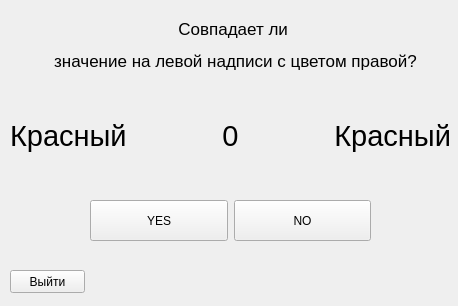
<?xml version="1.0" encoding="UTF-8"?>
<ui version="4.0">
 <class>ColorQuest</class>
 <widget class="QWidget" name="ColorQuest">
  <property name="geometry">
   <rect>
    <x>0</x>
    <y>0</y>
    <width>458</width>
    <height>306</height>
   </rect>
  </property>
  <property name="windowTitle">
   <string>Form</string>
  </property>
  <widget class="QLabel" name="label">
   <property name="geometry">
    <rect>
     <x>50</x>
     <y>10</y>
     <width>371</width>
     <height>71</height>
    </rect>
   </property>
   <property name="font">
    <font>
     <pointsize>13</pointsize>
    </font>
   </property>
   <property name="text">
    <string>&lt;html&gt;&lt;head/&gt;&lt;body&gt;&lt;p align=&quot;center&quot;&gt;Совпадает ли &lt;/p&gt;&lt;p align=&quot;center&quot;&gt;значение на левой надписи с цветом правой?&lt;/p&gt;&lt;/body&gt;&lt;/html&gt;</string>
   </property>
  </widget>
  <widget class="QWidget" name="layoutWidget">
   <property name="geometry">
    <rect>
     <x>10</x>
     <y>100</y>
     <width>441</width>
     <height>71</height>
    </rect>
   </property>
   <layout class="QHBoxLayout" name="horizontalLayout">
    <item>
     <widget class="QLabel" name="left">
      <property name="font">
       <font>
        <pointsize>22</pointsize>
       </font>
      </property>
      <property name="text">
       <string>Красный</string>
      </property>
     </widget>
    </item>
    <item>
     <widget class="QLabel" name="res">
      <property name="font">
       <font>
        <pointsize>22</pointsize>
       </font>
      </property>
      <property name="text">
       <string>0</string>
      </property>
      <property name="alignment">
       <set>Qt::AlignCenter</set>
      </property>
     </widget>
    </item>
    <item>
     <widget class="QLabel" name="right">
      <property name="font">
       <font>
        <pointsize>22</pointsize>
       </font>
      </property>
      <property name="text">
       <string>Красный</string>
      </property>
      <property name="alignment">
       <set>Qt::AlignRight|Qt::AlignTrailing|Qt::AlignVCenter</set>
      </property>
     </widget>
    </item>
   </layout>
  </widget>
  <widget class="QWidget" name="layoutWidget">
   <property name="geometry">
    <rect>
     <x>90</x>
     <y>200</y>
     <width>281</width>
     <height>41</height>
    </rect>
   </property>
   <layout class="QHBoxLayout" name="horizontalLayout_2">
    <item>
     <widget class="QPushButton" name="yes">
      <property name="sizePolicy">
       <sizepolicy hsizetype="Minimum" vsizetype="Minimum">
        <horstretch>0</horstretch>
        <verstretch>0</verstretch>
       </sizepolicy>
      </property>
      <property name="text">
       <string>YES</string>
      </property>
     </widget>
    </item>
    <item>
     <widget class="QPushButton" name="no">
      <property name="sizePolicy">
       <sizepolicy hsizetype="Minimum" vsizetype="Minimum">
        <horstretch>0</horstretch>
        <verstretch>0</verstretch>
       </sizepolicy>
      </property>
      <property name="text">
       <string>NO</string>
      </property>
     </widget>
    </item>
   </layout>
  </widget>
  <widget class="QPushButton" name="exit">
   <property name="geometry">
    <rect>
     <x>10</x>
     <y>270</y>
     <width>75</width>
     <height>23</height>
    </rect>
   </property>
   <property name="text">
    <string>Выйти</string>
   </property>
  </widget>
  <zorder>layoutWidget</zorder>
  <zorder>layoutWidget</zorder>
  <zorder>label</zorder>
  <zorder>exit</zorder>
 </widget>
 <resources/>
 <connections/>
</ui>
